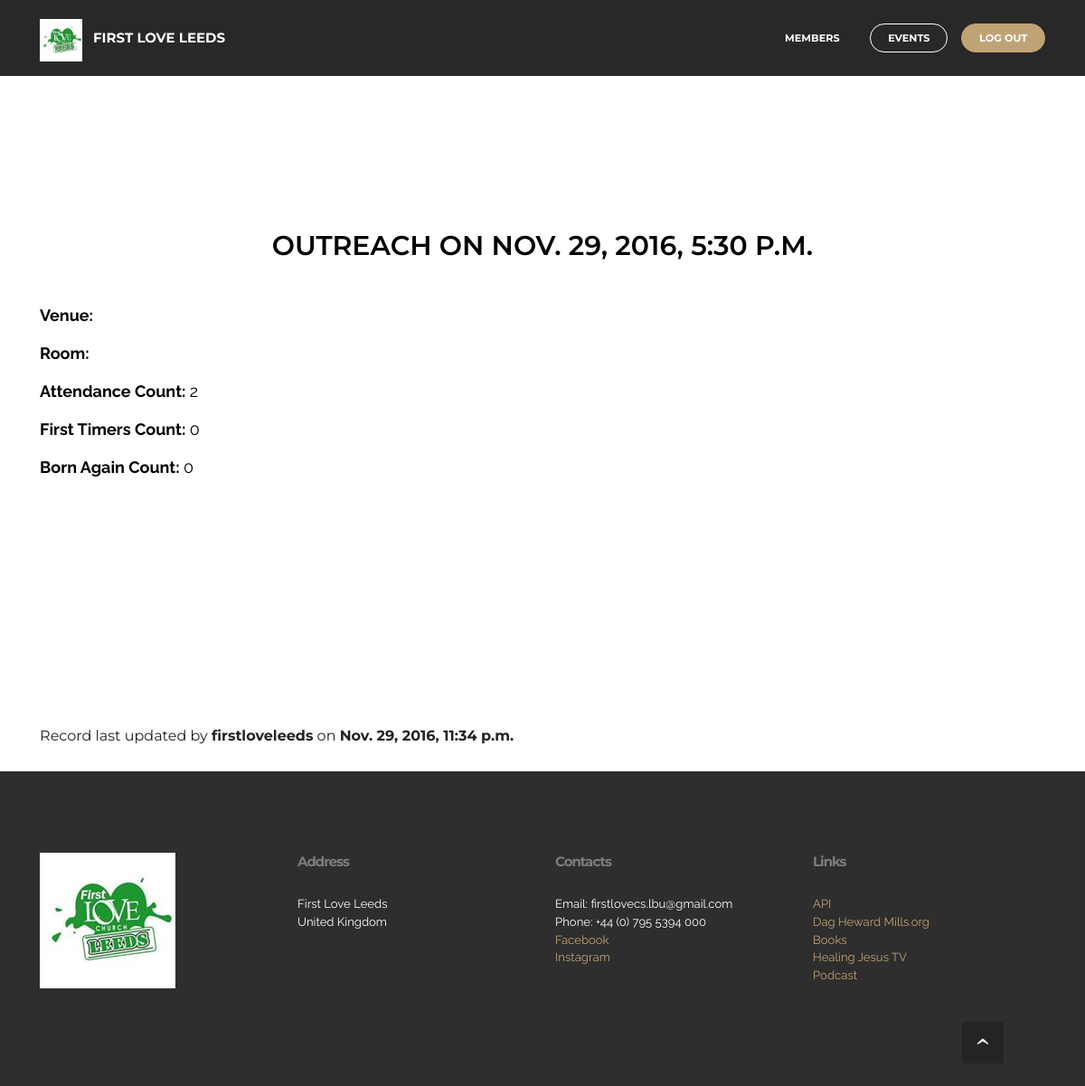
Before: /event/1/ (signed in) with the older database file.
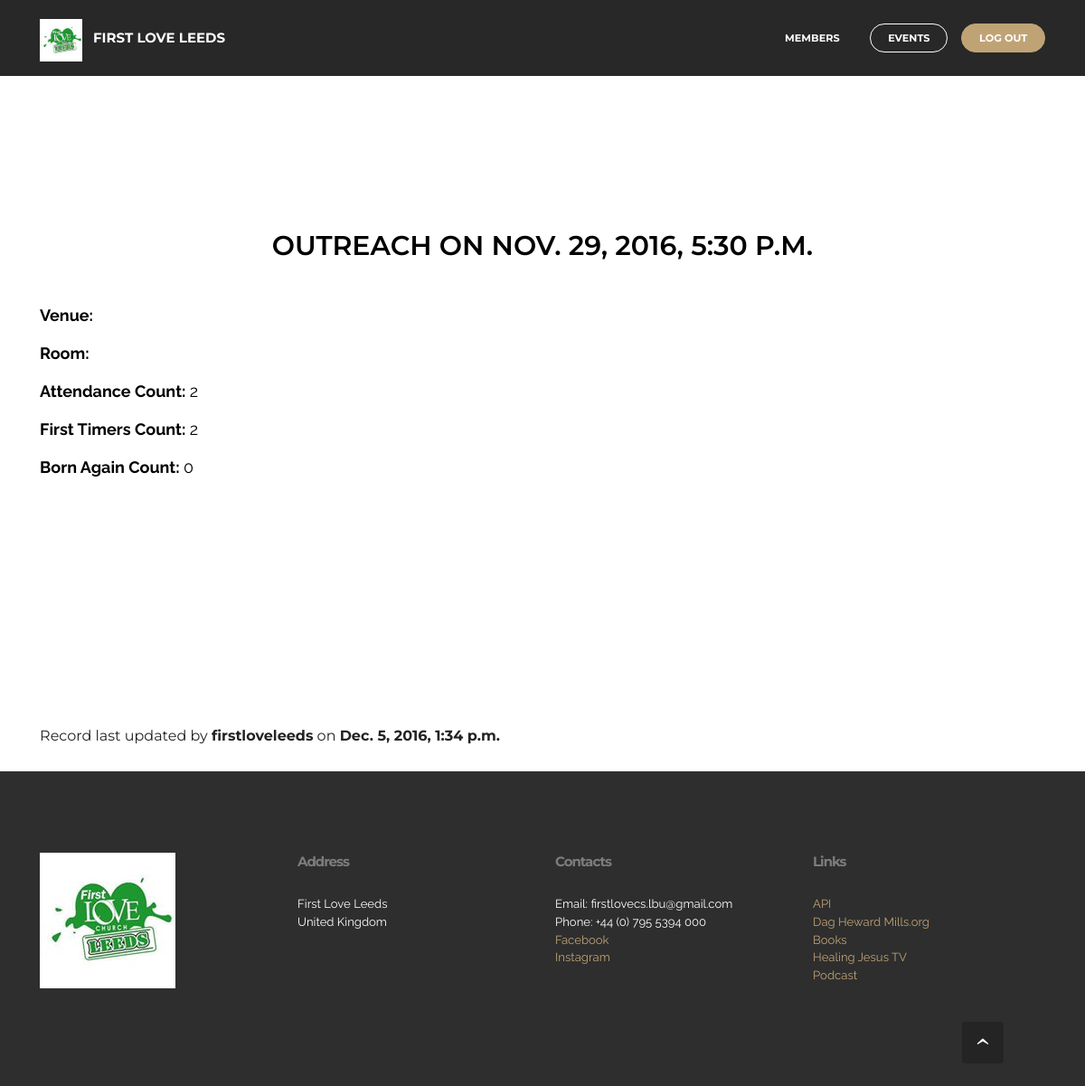
After: the same page with the newer database file.
### event/models.py (models this page shows, shortened)
class Event(models.Model):
	date = models.DateTimeField()
	event = models.ForeignKey('EventType', on_delete=models.CASCADE)
	attendance_count = models.IntegerField()
	first_timers_count = models.IntegerField()
	born_again_count = models.IntegerField()
	venue = models.CharField(max_length=100, blank=True)
	room = models.CharField(max_length=100, blank=True)
	last_modified = models.DateTimeField(auto_now=True)
	def __str__(self):
		return self.event.name
	class Meta:
		ordering = ["-date"]

class EventType(models.Model):
	name = models.CharField(max_length=100, unique=True)
	class Meta:
		ordering = ["name"]

### event/views.py (the view)
@login_required
def event_info(request, id):
	event = Event.objects.get(pk = id)
	context = {
		'event': event
	}
	return render (request, 'event_info.html', context)

### event/templates/event_info.html (shortened to what this page needs)
{% extends '_partial/base.html' %}

### welcome/templates/_partial/base.html (shortened to what this page needs)
{% spaceless %}
{% load staticfiles %}
{% endspaceless %}

Changed rows visible on the page:
changed Event: event+date+venue "…2 First Timers Count: 0 Born Again Count: 0 Record last updated by firstloveleeds on Nov. 29, 2016, 11:34 p.m. Address First Love…" → "…2 First Timers Count: 2 Born Again Count: 0 Record last updated by firstloveleeds on Dec. 5, 2016, 1:34 p.m. Address First Love…"
